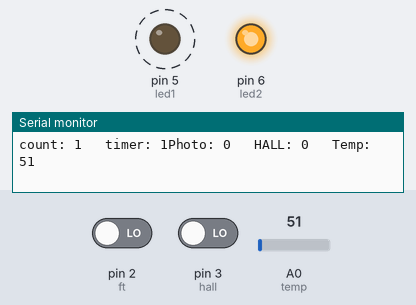
This sketch was run on a simulated Arduino Uno, built with avr-gcc and run on an emulated ATmega328P. On the bench: output pins drawn as LEDs (lit = HIGH), the last lines printed to the serial monitor. Dashed ring = blinking. The inputs (shaded band) are chosen by the test bench; at power-on: pin 2 (ft) LOW, A0 (temp) = 51, pin 3 (hall) LOW.

Above: at 1.8 s.
1.9 s: pin 2 (ft) driven HIGH
At 2.4 s:
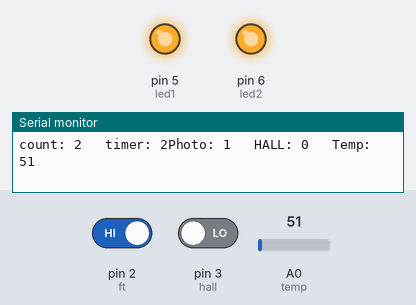
3.5 s: A0 (temp) set to 34
6.5 s: A0 (temp) set to 28
At 7.9 s:
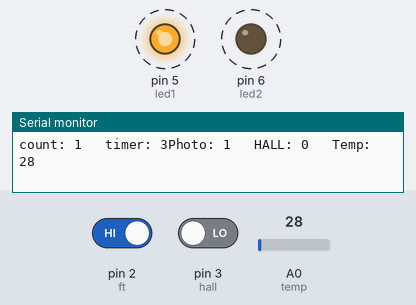
9.5 s: pin 3 (hall) driven HIGH
At 10.9 s:
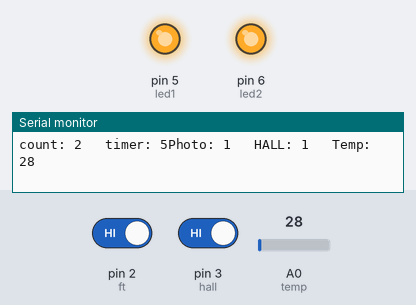
12.5 s: pin 3 (hall) driven LOW
At 12.9 s:
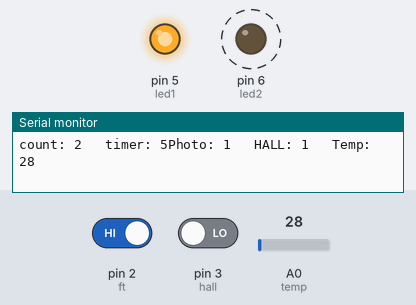
15.5 s: A0 (temp) set to 112
At 15.9 s:
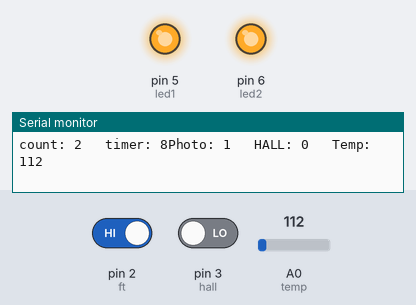
Timing chart, 0 to 18.0 s (numbered marks = the images above; inputs shaded):
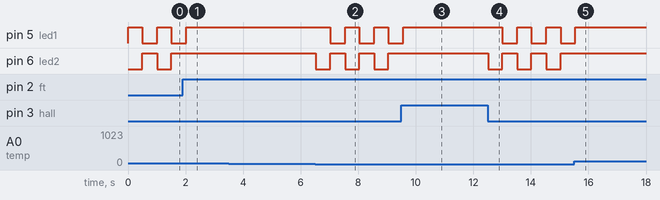

Measured:
- the behaviour switches between 31 and 30 on A0 (temp) (found by bisection; images 1 and 2)
- after the input at 1.9 s, pin 5 (led1): goes on until 2.0 s, then stays HIGH; pin 6 (led2): stays HIGH (without the input it goes to LOW after 0.12 s)
- after the input at 6.5 s, pin 5 (led1): alternates HIGH for 0.50 s and LOW for 0.51 s, starting after 0.53 s; pin 6 (led2): alternates HIGH for 0.51 s and LOW for 0.50 s, starting at once
- after the input at 9.5 s, pin 5 (led1): goes on until 9.6 s, then stays HIGH; pin 6 (led2): stops changing and stays HIGH
- after the input at 12.5 s, pin 5 (led1): alternates HIGH for 0.50 s and LOW for 0.51 s, starting after 0.51 s; pin 6 (led2): alternates HIGH for 0.51 s and LOW for 0.50 s, starting at once
- after the input at 15.5 s, pin 5 (led1): goes on until 15.5 s, then stays HIGH; pin 6 (led2): stops changing and stays HIGH
- by itself, pin 5 (led1): alternates HIGH for 0.50 s and LOW for 0.51 s

The sketch:

Exam1.ino
```cpp
int ft = 2;
int hall = 3;
int temp = A0;

int led1 = 5;
int led2 = 6;

int vft = 0;
int vhall = 0;
int vtemp = 0;

int count = 0;
int timer = 0;

void setup() {
  pinMode(ft, INPUT);
  pinMode(hall, INPUT);
  pinMode(temp, INPUT);
  pinMode(led1, OUTPUT);
  pinMode(led2, OUTPUT);
  Serial.begin(9600);
}

void loop() {


  vft = digitalRead(ft);
  vhall = digitalRead(hall);
//vtemp = analogRead(temp);
  //CONVERSION VOLTAJE A TEMP REAL
vtemp = analogRead(temp);

  if(vft == 1){
   count++;
  }
   if(vhall == 1){
    count++;
  }
 if (vtemp > 30){
  count++;
}

if(count == 2 || count == 3){
 digitalWrite(led1, HIGH);
 digitalWrite(led2, HIGH);
}

else if(count == 1 && timer<=10){
      timer++;
      digitalWrite(led1, HIGH);
      digitalWrite(led2,LOW);
      delay(500);
      digitalWrite(led1,LOW);
      digitalWrite(led2,HIGH);
      delay(500);
      if(timer == 10){
  digitalWrite(led1, HIGH);
  digitalWrite(led2,HIGH);

  }
else if (count == 0){
  timer = 0;
}


  }


Serial.print("count: ");
Serial.print(count);
Serial.print("   timer: ");
Serial.print(timer);
Serial.print("Photo: ");
Serial.print(vft);
Serial.print("   HALL: ");
Serial.print(vhall);
Serial.print("   Temp: ");
Serial.println(vtemp);
count = 0;
delay(10);


  }
```
